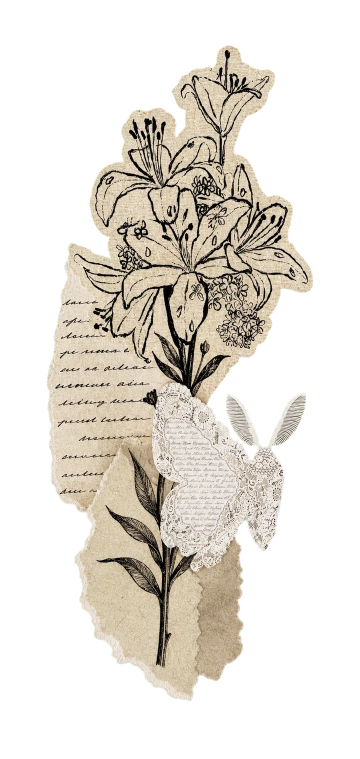
#> input picture journal-assets/archive-botanical.webp, 720 x 1518 px, given in place of user-moth-botanicals.png, which was not available (shown at 1/2 size); the run also reads 1 picture not shown here
$ python process-journal-assets.py
#> lines starting #> are read from the running program, lines starting #| are printed output that depends on the picture; after the words box and inside, x2 and y2 are one past the last pixel; in counts of white or black regions, pixels touching at a corner belong together; pictures that were not available may be replaced by others from this repository, and a replacement may not be noted
from pathlib import Path

from PIL import Image, ImageEnhance, ImageFilter, ImageOps


ROOT = Path(__file__).resolve().parents[1]
ASSETS = ROOT / "journal-assets"


def _trim_alpha(image: Image.Image, padding: int = 14) -> Image.Image:
    alpha = image.getchannel("A")
    box = alpha.getbbox()
    if not box:
        return image
    left = max(0, box[0] - padding)
    top = max(0, box[1] - padding)
    right = min(image.width, box[2] + padding)
    bottom = min(image.height, box[3] + padding)
    return image.crop((left, top, right, bottom))


def _paper_cutout(
    source: str,
    output: str,
    crop: tuple[int, int, int, int],
    *,
    saturation: float = 0.42,
    contrast: float = 0.96,
    opacity: float = 0.92,
) -> None:
    image = Image.open(ASSETS / source).convert("RGB").crop(crop)
    image = ImageEnhance.Color(image).enhance(saturation)
    image = ImageEnhance.Contrast(image).enhance(contrast)

    pixels = image.load()
    alpha = Image.new("L", image.size)
    alpha_pixels = alpha.load()
    for y in range(image.height):
        for x in range(image.width):
            red, green, blue = pixels[x, y]
            distance = max(255 - red, 255 - green, 255 - blue)
            value = int(max(0, min(255, (distance - 4) * 2.35)) * opacity)
            alpha_pixels[x, y] = value

    alpha = alpha.filter(ImageFilter.GaussianBlur(0.35))
    result = image.convert("RGBA")
    result.putalpha(alpha)
    _trim_alpha(result).save(ASSETS / output, optimize=True)


def _real_torn_mask(
    output: str,
    *,
    size: tuple[int, int],
    segment: tuple[float, float],
    flip: bool = False,
) -> None:
    source = Image.open(ASSETS / "cc0-torn-paper-sheet.png").convert("RGBA")
    alpha = source.getchannel("A")
    box = alpha.getbbox()
    if not box:
        raise RuntimeError("The CC0 torn-paper source has no alpha contour.")
    alpha = alpha.crop(box)
    start = round(alpha.height * segment[0])
    end = round(alpha.height * segment[1])
    alpha = alpha.crop((0, start, alpha.width, end))
    if flip:
        alpha = ImageOps.flip(alpha)

    width, height = size
    edge_height = max(54, round(height * 0.13))
    edge = alpha.rotate(90, expand=True, resample=Image.Resampling.BICUBIC)
    edge = edge.resize((width, edge_height), Image.Resampling.LANCZOS)

    mask = Image.new("L", size, 0)
    mask.paste(255, (0, 0, width, height - edge_height // 2))
    mask.paste(edge, (0, height - edge_height), edge)
    paper = Image.new("RGBA", size, (255, 255, 255, 255))
    paper.putalpha(mask)
    paper.save(ASSETS / output, optimize=True)


def _split_letter_atlas() -> None:
    source = Image.open(ASSETS / "burnt-letter-atlas.png").convert("RGBA")
    pieces = (
        ("burnt-letter-diagonal.png", (0, 0, source.width, 610), 760),
        ("burnt-letter-botanical.png", (60, 570, 900, 1160), 690),
        ("burnt-letter-folded.png", (70, 1140, 980, source.height), 760),
    )
    for output, crop, max_width in pieces:
        piece = _trim_alpha(source.crop(crop), padding=8)
        if piece.width > max_width:
            height = round(piece.height * max_width / piece.width)
            piece = piece.resize((max_width, height), Image.Resampling.LANCZOS)
        piece.save(ASSETS / output, optimize=True)


def main() -> None:
    # Source screenshot contains four separate specimens on a white field.
    _paper_cutout(
        "user-moth-botanicals.png",
        "botanical-moth-cutout.png",
        (0, 520, 665, 925),
        saturation=0.12,
        opacity=0.78,
    )
#> in _paper_cutout, `alpha = Image.new("L", image.size)`: alpha: PIL image 665x405 L; every value is 0
#> in _paper_cutout, `result.putalpha(alpha)`:
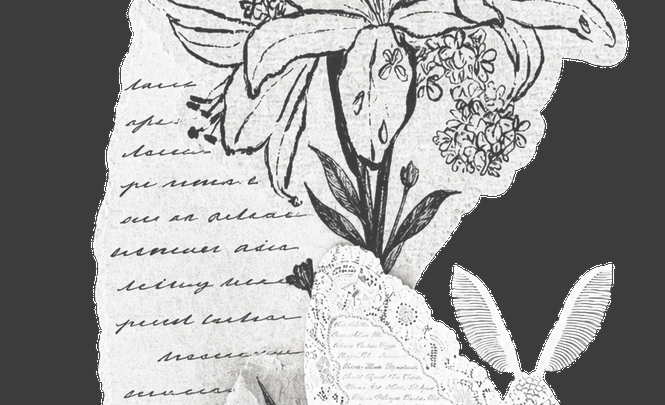
#> result: PIL image 665x405 RGBA; mean R, G, B, A 115, 114.1, 112.8, 142.1; transparent parts drawn white
#> in _trim_alpha, `box = alpha.getbbox()`: box = (0, 0, 665, 405)
#> in _trim_alpha, `left = max(0, box[0] - padding)`: left = 0
#> in _trim_alpha, `right = min(image.width, box[2] + padding)`: right = 665
#> in _trim_alpha, `bottom = min(image.height, box[3] + padding)`: bottom = 405
    _paper_cutout(
        "user-moth-botanicals.png",
        "botanical-rosemary-cutout.png",
        (680, 500, 1170, 1260),
        saturation=0.30,
        opacity=0.74,
    )
#> in _paper_cutout (call 2), `image = Image.open(ASSETS / source).convert("RGB").crop(crop)`: image: PIL image 490x760 RGB; every value is 0
#> in _paper_cutout (call 2), `alpha = Image.new("L", image.size)`: alpha: PIL image 490x760 L; every value is 0
#> in _paper_cutout (call 2), `alpha = alpha.filter(ImageFilter.GaussianBlur(0.35))`: alpha: PIL image 490x760 L; every value is 188
    _paper_cutout(
        "user-moth-botanicals.png",
        "botanical-leaf-cutout.png",
        (0, 900, 515, 2100),
        saturation=0.34,
        opacity=0.74,
    )
#> call 3 of _paper_cutout, with source = 'user-moth-botanicals.png', output = 'botanical-leaf-cutout.png', crop = (0, 900, 515, 2100), saturation = 0.34, contrast = 0.96, opacity = 0.74
#> in _paper_cutout (call 3), `alpha = Image.new("L", image.size)`: alpha: PIL image 515x1200 L; every value is 0
#> in _paper_cutout (call 3), `result.putalpha(alpha)`:
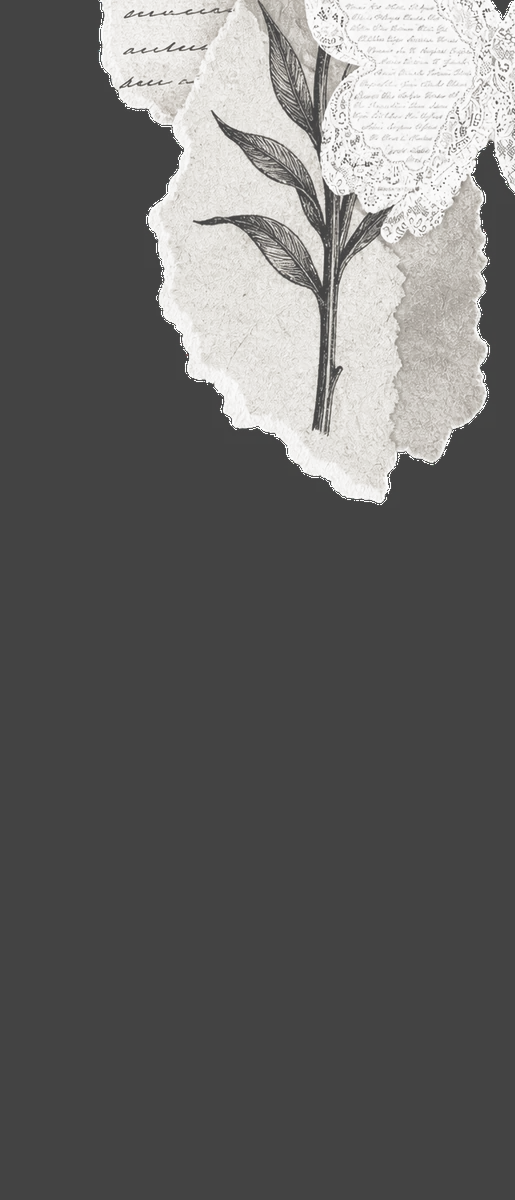
#> result: PIL image 515x1200 RGBA; mean R, G, B, A 45.3, 44.3, 42.6, 171.7; transparent parts drawn white
    _paper_cutout(
        "user-moth-botanicals.png",
        "botanical-rose-cutout.png",
        (470, 1060, 855, 2070),
        saturation=0.28,
        opacity=0.76,
    )
#> call 4 of _paper_cutout, with source = 'user-moth-botanicals.png', output = 'botanical-rose-cutout.png', crop = (470, 1060, 855, 2070), saturation = 0.28, contrast = 0.96, opacity = 0.76
#> in _paper_cutout (call 4), `alpha = Image.new("L", image.size)`: alpha: PIL image 385x1010 L; every value is 0
#> in _paper_cutout (call 4), `result.putalpha(alpha)`:
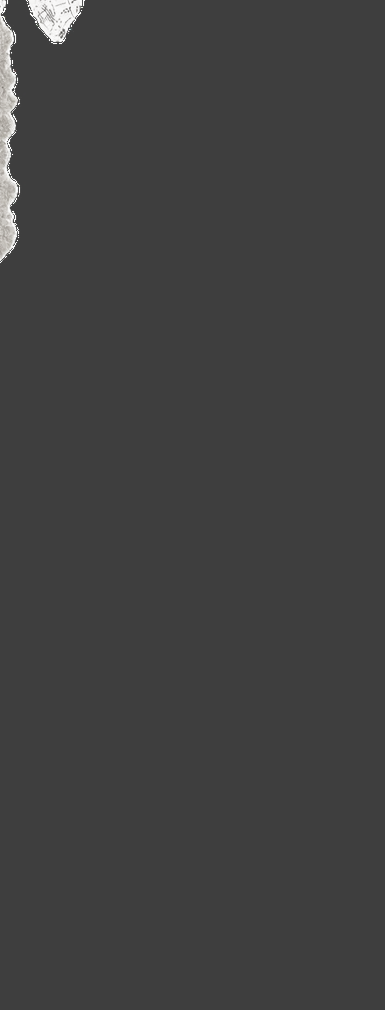
#> result: PIL image 385x1010 RGBA; mean R, G, B, A 2.3, 2.3, 2.2, 192.2; transparent parts drawn white
    # Three masks use different sections of a photographed CC0 torn contour.
    _real_torn_mask(
        "torn-mask-note-a.png",
        size=(1200, 720),
        segment=(0.02, 0.48),
    )
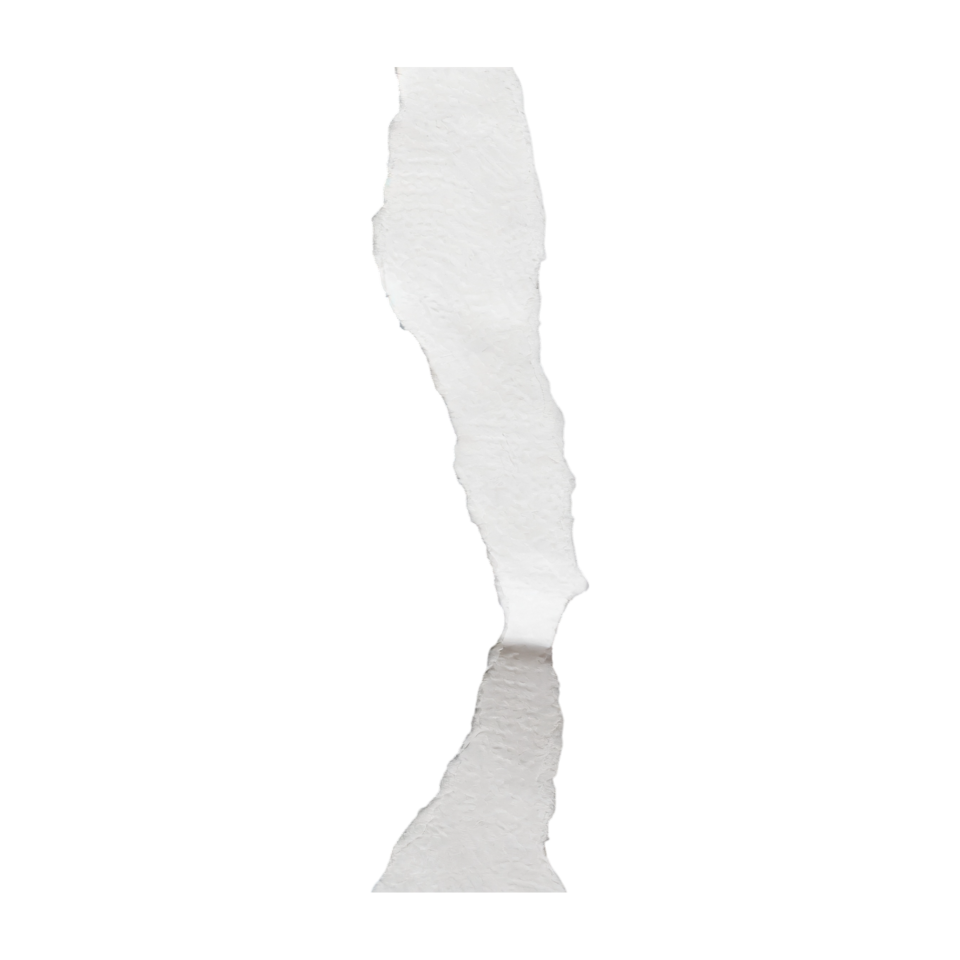
#> input picture journal-assets/cc0-torn-paper-sheet.png, 1920 x 1920 px (shown at 1/2 size)
#> in _real_torn_mask, source is the input picture: PIL image 1920x1920 RGBA; mean R, G, B, A 170.9, 170.2, 169.9, 27.5
#> in _real_torn_mask, `alpha = source.getchannel("A")`:
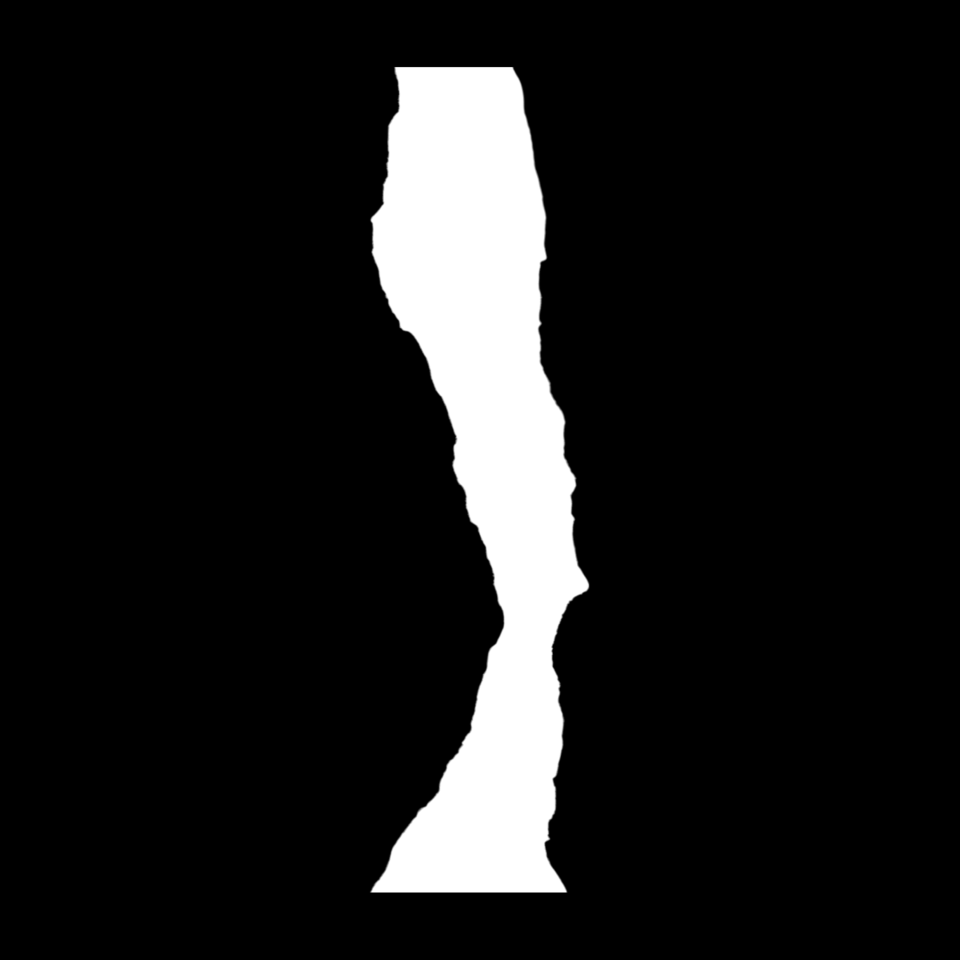
#> alpha: PIL image 1920x1920 L (shown at 1/2 size); min 0, max 255, mean 27.5
#> in _real_torn_mask, `box = alpha.getbbox()`: box = (739, 133, 1180, 1786)
#> in _real_torn_mask, `mask = Image.new("L", size, 0)`: mask: PIL image 1200x720 L; every value is 0
#> in _real_torn_mask, `mask.paste(255, (0, 0, width, height - edge_height // 2))`:
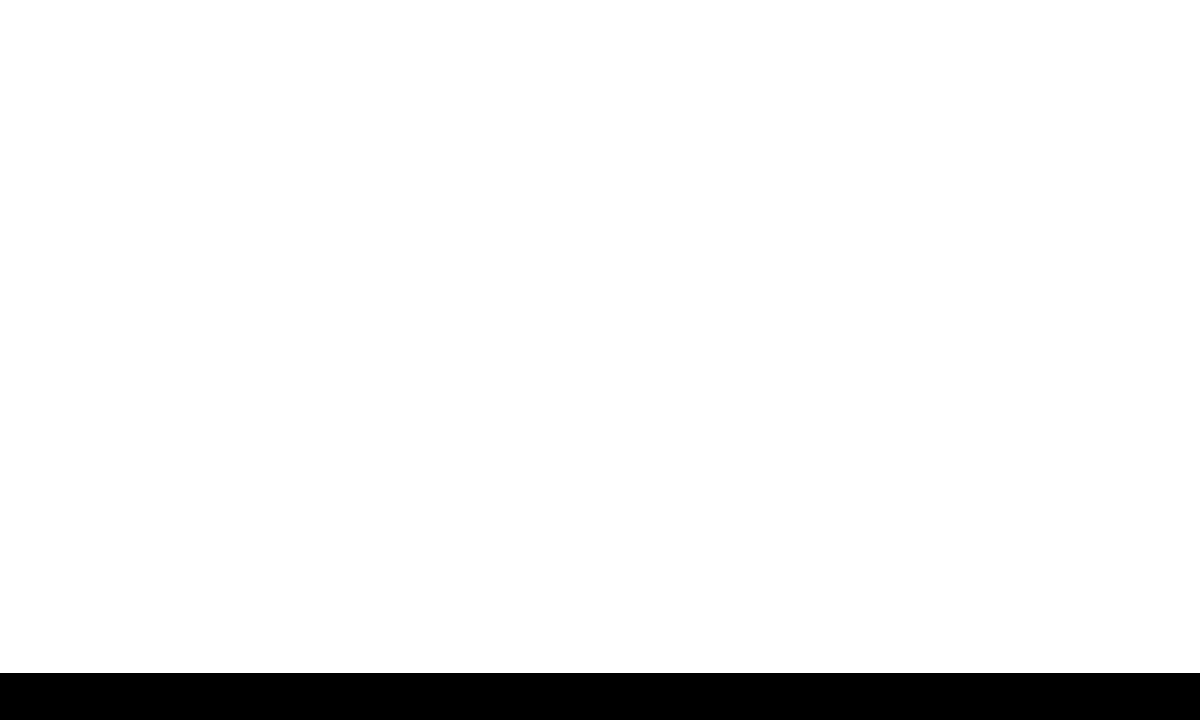
#> mask: PIL image 1200x720 L; 93.5% white; 1 black region, box (x1, y1, x2, y2) and area: (0, 673, 1200, 720) 56400
#> in _real_torn_mask, `paper = Image.new("RGBA", size, (255, 255, 255, 255))`: paper: PIL image 1200x720 RGBA; every value is 255
    _real_torn_mask(
        "torn-mask-note-b.png",
        size=(1200, 720),
        segment=(0.31, 0.81),
        flip=True,
    )
    _real_torn_mask(
        "torn-mask-fragment.png",
        size=(1200, 520),
        segment=(0.58, 0.98),
    )
#> call 3 of _real_torn_mask, with output = 'torn-mask-fragment.png', size = (1200, 520), segment = (0.58, 0.98), flip = False
#> in _real_torn_mask (call 3), `edge = edge.resize((width, edge_height), Image.Resampling.LANCZOS)`:
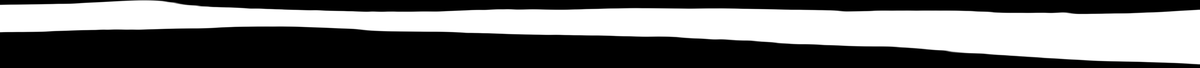
#> edge: PIL image 1200x68 L; min 0, max 255, mean 115.4
#> in _real_torn_mask (call 3), `mask = Image.new("L", size, 0)`: mask: PIL image 1200x520 L; every value is 0
    _split_letter_atlas()
#> the loop in _split_letter_atlas, `for output, crop, max_width in pieces:` made 3 passes
#> (box in _trim_alpha, left in _trim_alpha, top in _trim_alpha, right in _trim_alpha, bottom in _trim_alpha) on passes 1 to 3: ((25, 18, 1037, 610), 17, 10, 1045, 610), ((12, 0, 770, 576), 4, 0, 778, 584), ((49, 0, 849, 300), 41, 0, 857, 308)
#> after the loop in _split_letter_atlas, `for output, crop, max_width in pieces:`: height = 287


if __name__ == "__main__":
    main()
